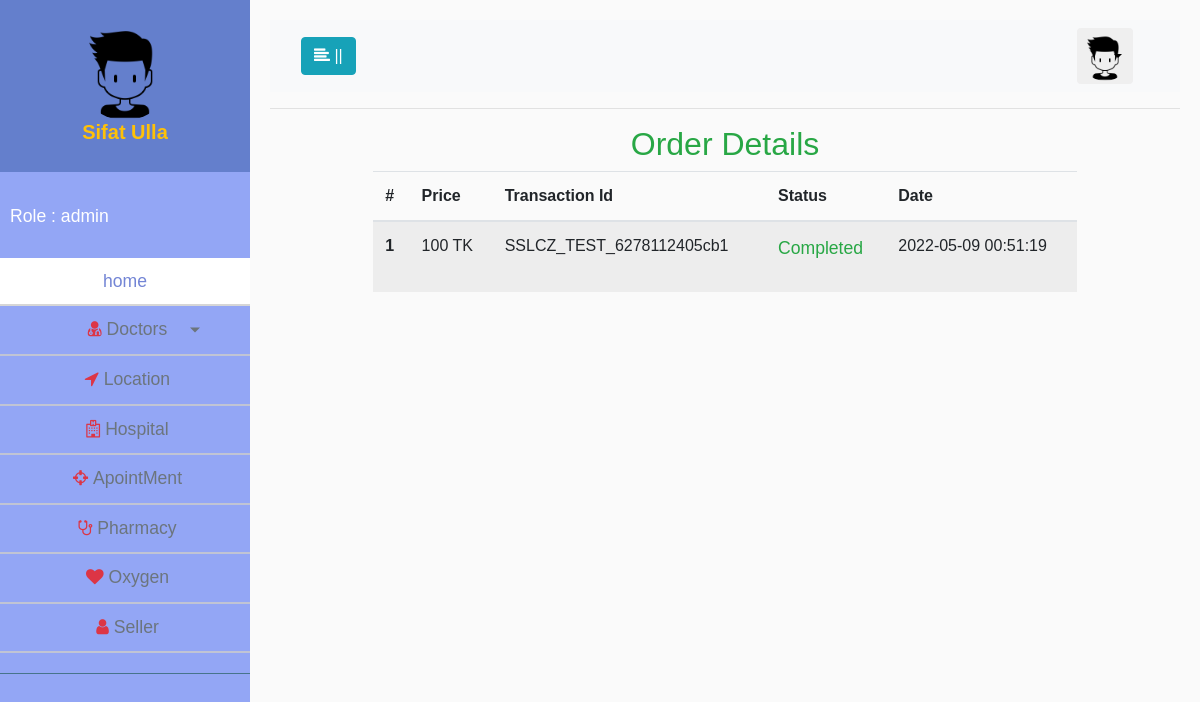
Page /adminpanel/order.php (signed in) on the committed database.
### tables this page shows
CREATE TABLE `orders` (
  `order_id` int(11) NOT NULL,
  `product_id` int(11) NOT NULL,
  `quantity` int(11) NOT NULL,
  `cmr_id` int(11) NOT NULL,
  `price` varchar(200) NOT NULL,
  `pay_type` varchar(200) DEFAULT NULL,
  `product_type` int(11) NOT NULL DEFAULT 0,
  `transaction_id` varchar(200) DEFAULT NULL,
  `order_date` datetime NOT NULL DEFAULT current_timestamp() ON UPDATE current_timestamp(),
  `payment_status` tinyint(4) NOT NULL DEFAULT 0,
  `order_status` tinyint(4) NOT NULL DEFAULT 0
);

### classes/Order.php (called while the page is built, shortened)
<?php
 $filepath = realpath(dirname(__FILE__));
 include_once ($filepath.'/../lib/Database.php');
class Order
{
	private $db;
	function __construct(){
		$this->db = new Database();
	}
	function allOrder(){
		$sql ="SELECT * FROM orders ORDER BY order_id limit 12 ";
		$fetchAll = $this->db->select($sql);
		return $fetchAll;
	}
}
?>

### lib/Database.php (called while the page is built, shortened)
<?php
Class Database{
	public $host   = DB_HOST;
	public $user   = DB_USER;
	public $pass   = DB_PASS;
	public $dbname = DB_NAME;
	public $link;
	private function connectDB(){
	$this->link = new mysqli($this->host, $this->user, $this->pass, $this->dbname);
 }
	public function select($query){
		$result = $this->link->query($query) or die($this->link->error.__LINE__);
		if($result->num_rows > 0){
			return $result;
		} else {
			return false;
		}
	}
}

### adminpanel/order.php (the view, shortened to what this page needs)
<?php include "inc/header.php";
 ?>
		<div class="container-fluid">
			<div class="container">
				<h2 class="text-center text-success">Order Details</h2>
				<div class="row">
					<div class="col-md-10 mx-auto">
						<table class="table table-striped">
							  <thead>
							    <tr>
							      <th scope="col">#</th>
							      <th scope="col">Price</th>
							      <th scope="col">Transaction Id</th>
							      <th scope="col">Status</th>
							      <th scope="col">Date</th>
							    </tr>
							  </thead>
							  <tbody>
							  	<?php
									$doc = $Order->allOrder();
									if ($doc) {
										$i = 0;
									  	while($value = $doc->fetch_assoc()){
									  		$i++;
								?>
								    <tr>
								      <th scope="row"><?php echo $i; ?></th>
								      <td><?php echo $value['price']." TK"; ?></td>
								      <td><?php echo $value['transaction_id']; ?></td>
								      <td><?php
								      		if($value['payment_status'] == 1)
								      		{	echo "<p class='text-success'>Completed</p>";
								      		}else{ echo "<p class='text-danger'>Failed</p>";}
								      ?></td>
								      <td><?php echo $value['order_date']; ?></td>
								    </tr>
							    <?php }} ?>
							  </tbody>
						</table>
					</div>
				</div>
			</div>
		</div>
<?php
	include "inc/footer.php";
?>

### css/style.css (style rules this page uses)
body { font-family: 'Poppins', sans-serif; background: #fafafa; }
p { font-family: 'Poppins', sans-serif; font-size: 1.1em; font-weight: 300; line-height: 1.7em; color: #999; }

### rows in the picture
orders: price "100", transaction "SSLCZ_TEST_6278112405cb1", payment_status "Completed", order_date "2022-05-09 00:51:19"

### other values in the picture
$_SESSION['f_name'] "Sifat"
$_SESSION['l_name'] "Ulla"
